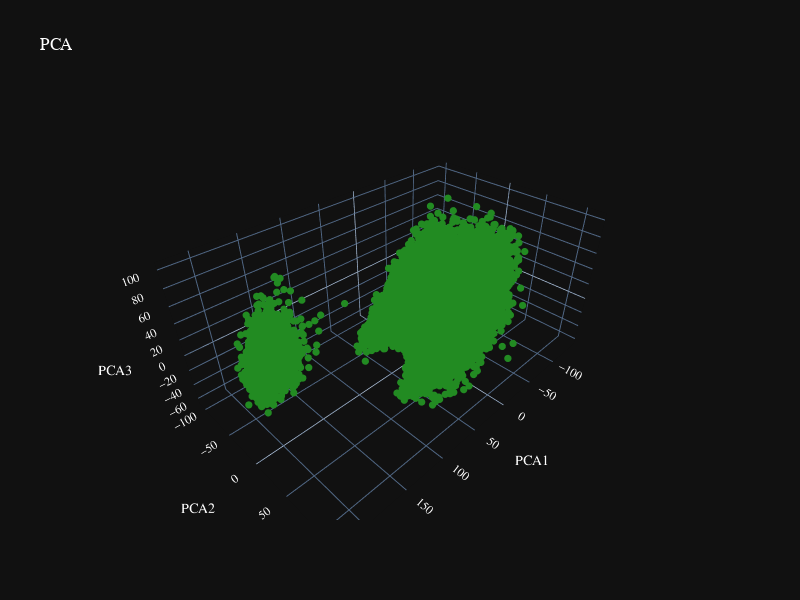

Notebook source saved alongside this figure:
### Code cell
# Gráfico do PCA:
fig1 = go.Scatter3d(x=pcamodel[:, 0],
                    y=pcamodel[:, 1],
                    z=pcamodel[:, 2],
                    marker=dict(opacity=1,
                    reversescale=True,
                    colorscale='Blues',
                    color='#228B22',
                    size=2.5),
                    line=dict (width=0.09),
                    mode='markers')

# Layout:
mylayout = go.Layout(scene=dict(xaxis=dict( title="PCA1"),
                                yaxis=dict( title="PCA2"),
                                zaxis=dict(title="PCA3")),
                                template='plotly_dark',
                                title="PCA",
                                font=dict(family="Courier New, monospace",
                                          size=12, 
                                          color="#ffffff"),
                                          autosize=False,
                                          width=800,
                                          height=600,)

# Plot:
fig = dict(data=fig1, layout=mylayout)
py.iplot(fig, filename='styled-scatter')

### Figure 1 — Plotly figure (JSON) as saved in the notebook; plotly's stock layout.template omitted (floating-point values rounded to 4 significant figures; data arrays with more than 128 entries replaced by an {"elided": "..."} marker saying what was removed)
{"data": [{"line": {"width": 0.09}, "marker": {"color": "#228B22", "colorscale": [[0, "rgb(247,251,255)"], [0.125, "rgb(222,235,247)"], [0.25, "rgb(198,219,239)"], [0.375, "rgb(158,202,225)"], [0.5, "rgb(107,174,214)"], [0.625, "rgb(66,146,198)"], [0.75, "rgb(33,113,181)"], [0.875, "rgb(8,81,156)"], [1, "rgb(8,48,107)"]], "opacity": 1, "reversescale": true, "size": 2.5}, "mode": "markers", "type": "scatter3d", "x": {"elided": "18159 float values"}, "y": {"elided": "18159 float values"}, "z": {"elided": "18159 float values"}}], "layout": {"autosize": false, "font": {"color": "#ffffff", "family": "Courier New, monospace", "size": 12}, "height": 600, "scene": {"xaxis": {"title": {"text": "PCA1"}}, "yaxis": {"title": {"text": "PCA2"}}, "zaxis": {"title": {"text": "PCA3"}}}, "title": {"text": "PCA"}, "width": 800}}
